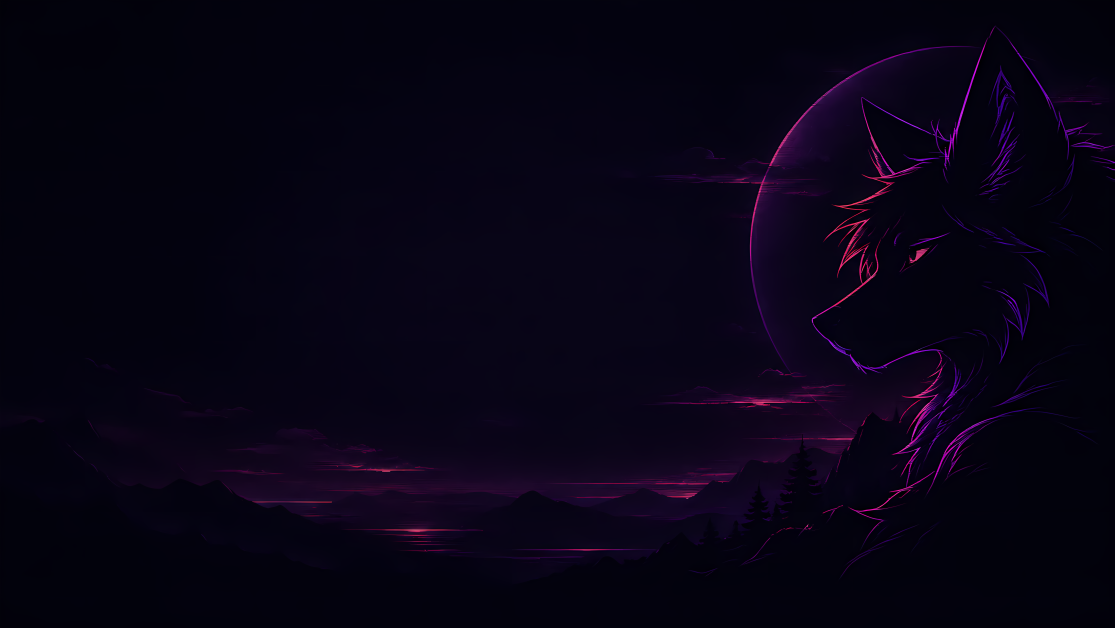
#> input picture furry-project/assets/furry-source.png, 6688 x 3764 px (shown at 1/6 size)
$ python prepare_assets.py
#> lines starting #> are read from the running program, lines starting #| are printed output that depends on the picture
"""Prepare runtime resources without ever drawing hardware text into the banner."""
from pathlib import Path
from PIL import Image
import shutil
root=Path(__file__).resolve().parent.parent
reference=root/'theme-reference/refind-finn-term-main'
theme=root/'theme'
shutil.copytree(reference,theme,dirs_exist_ok=True)
Image.open(root/'assets/furry-source.png').convert('RGB').resize((3840,2160),Image.Resampling.LANCZOS).save(theme/'background.png')
for name,size in [('selection_big.png',384),('selection_small.png',144)]:
    Image.open(reference/name).resize((size,size),Image.Resampling.LANCZOS).save(theme/name)
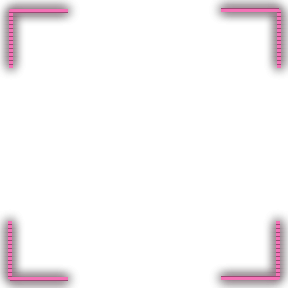
#> input picture furry-project/theme-reference/refind-finn-term-main/selection_big.png, 288 x 288 px
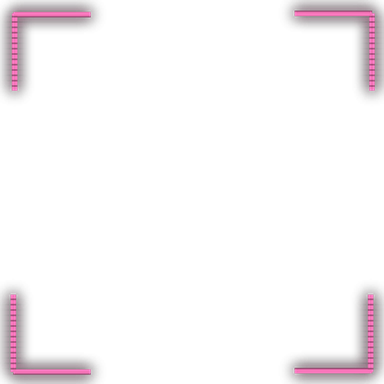
#> saved as selection_big.png: PIL image 384x384 RGBA; mean R, G, B, A 8.3, 3.8, 6.2, 12.7; transparent parts drawn white
#> pass 2 of the loop `for name,size in [('selection_big.png',384),('selection_small.png',144..`:
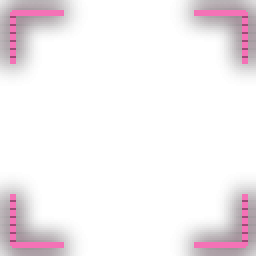
#> input picture furry-project/theme-reference/refind-finn-term-main/selection_small.png, 128 x 128 px (shown 2 times larger)
#> `Image.open(reference/name).resize((size,size),Image.Resampling.LANCZOS..`:
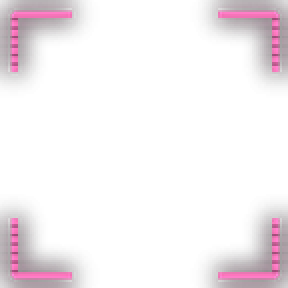
#> saved as selection_small.png: PIL image 144x144 RGBA (shown 2 times larger); mean R, G, B, A 14.6, 6.8, 10.9, 21.6; transparent parts drawn white
#> (the run stopped early here; a loop or call above may not have finished)
